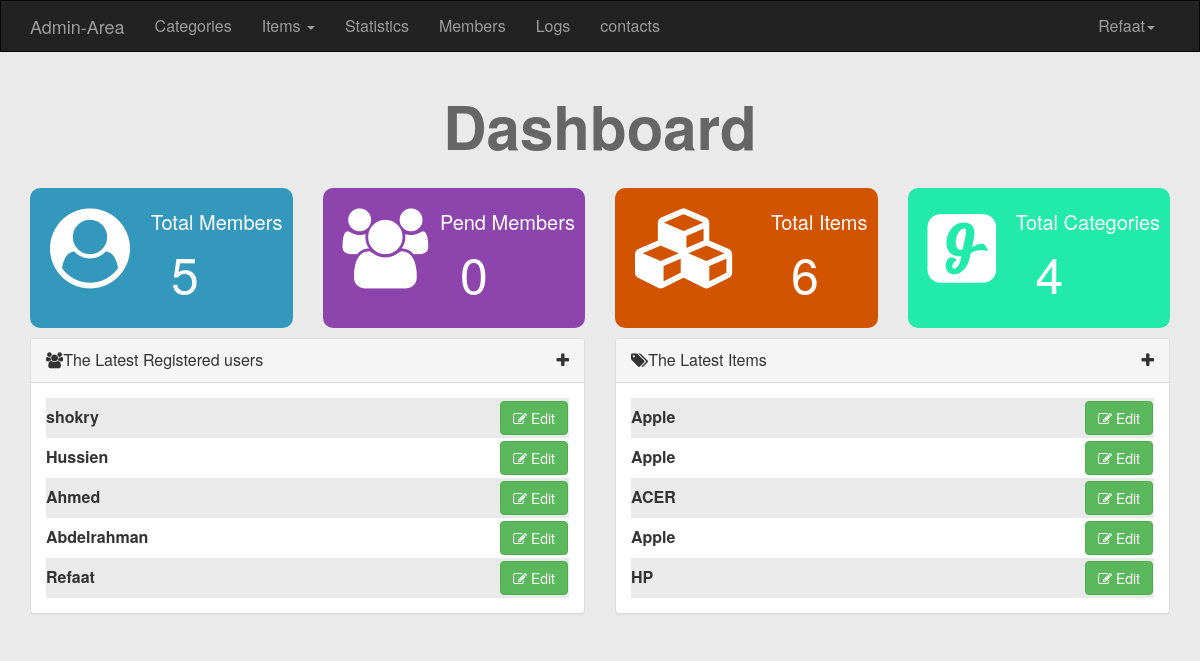
The app's page /Admin/dashboard.php (signed in) with its own data.
### tables this page shows
CREATE TABLE IF NOT EXISTS `items` (
  `ItemID` int(11) NOT NULL AUTO_INCREMENT,
  `image` varchar(255) NOT NULL,
  `Name` varchar(255) NOT NULL,
  `Description` text NOT NULL,
  `Price` varchar(255) NOT NULL,
  `Add_Date` date NOT NULL,
  `Country_Made` varchar(255) NOT NULL,
  `Status` varchar(255) NOT NULL,
  `Cat_ID` int(11) NOT NULL,
  `Member_ID` int(11) NOT NULL,
  PRIMARY KEY (`ItemID`),
  KEY `con3` (`Member_ID`),
  KEY `const1` (`Cat_ID`)
);

### Admin/include/Function/function.php (called while the page is built, shortened)
<?php
function CountItems($item,$table)
{
    global $con;
    $stmt = $con->prepare("Select count($item) from $table");
    $stmt->execute();
    return $stmt->fetchColumn();
}
function getLeatest ($select , $table , $order , $limit = 5)
{
    global $con;
    $stmt = $con->prepare("select $select from $table order by $order Desc limit $limit");
    $stmt->execute();
    $rows = $stmt->fetchAll();
    return $rows;
}
?>

### Admin/dashboard.php (the view, shortened to what this page needs)
<?php
    if(isset($_SESSION['username']))
    {
        include "init.php";
       ?>
        <div class="container home-stat">
            <h1>Dashboard</h1>
            <div class="row">
                <div class="col-md-3">
                    <div class="stat st-members">
                        <i class="fa fa-user-circle"></i>
                        <div class="info">
                            Total Members
                        <span><a href="members.php"><?php echo CountItems('UserID','adminusers') ?></a></span>
                        </div>
                    </div>
                </div>
                <div class="col-md-3">
                    <div class="stat st-pending">
                        <i class="fa fa-group"></i>
                        <div class="info">
                        Pend Members
                            <span>0</span>
                        </div>
                    </div>
                </div>
                <div class="col-md-3">
                    <div class="stat st-items">
                        <i class="fa fa-cubes"></i>
                        <div class="info">
                             Total Items
                        <span><a href="Items.php"><?php echo CountItems('ItemID','items') ?></a></span>
                        </div>
                    </div>
                </div>
                <div class="col-md-3">
                    <div class="stat st-comments">
                        <i class="fa fa-glide"></i>
                        <div class="info">
                             Total Categories
                        <span><a href="categories.php"><?php echo CountItems('ID','categories') ?></a></span>
                        </div>
                    </div>
                </div>
            </div>
        </div>
        <div class="container latest">
            <div class="row">
                <div class="col-sm-6">
                    <div class="panel panel-default">
                        <div class="panel-heading">
                            <i class="fa fa-users"></i>The Latest Registered users
                             <span class="latest-element pull-right"><i class="plus-info fa fa-plus"></i></span>
                        </div>
                        <div class="panel-body">
                            <?php
                            $arr = getLeatest('*','adminusers','UserID',5);
                            $counter =0 ;
                            foreach($arr as $val)
                            {
                                $counter++;
                                if($counter%2==0)
                                {
                                    echo "<div class='even'>";
                                    echo $val['Username'];
                                     echo "<a href='members.php?do=edit&userid=".$val['UserID']."'class='EditBtn btn btn-success'><i class ='fa fa-edit'></i>
                                     Edit</a>";
                                    echo "</div>";
                                }
                                else {
                                    echo "<div class='odd'>";
                                    echo $val['Username'];
                                    echo "<a href='members.php?do=edit&userid=" . $val['UserID'] . "'class='EditBtn btn btn-success'><i class ='fa fa-edit'></i>
                                    Edit</a>";
                                    echo "</div>";
                                }
                            }
                            ?>
                        </div>
                    </div>
                </div>
                 <div class="col-sm-6">
                    <div class="panel panel-default">
                        <div class="panel-heading">
                            <i class="fa fa-tags"></i>The Latest Items
                            <span class="latest-element pull-right"><i class="plus-info fa fa-plus"></i></span>
                                </div>
                                    <div class="panel-body">
                                        <?php
                            $arr = getLeatest('*','Items','ItemID',5);
                            $counter =0 ;
                            foreach($arr as $val)
                            {
                                $counter++;
                                if($counter%2==0)
                                {
                                    echo "<div class='even'>";
                                    echo $val['Name'];
                                     echo "<a href='Items.php?do=edit&Item_id=".$val['ItemID']."'class='EditBtn btn btn-success'><i class ='fa fa-edit'></i>
                                     Edit</a>";
                                    echo "</div>";
                                }
                                else {
                                    echo "<div class='odd'>";
                                    echo $val['Name'];
                                    echo "<a href='Items.php?do=edit&userid=" . $val['ItemID'] . "'class='EditBtn btn btn-success'><i class ='fa fa-edit'></i>
                                    Edit</a>";
                                    echo "</div>";
                                }
                            }
                            ?>
                                    </div>
                                </div>
                            </div>
                        </div>
                    </div>
      <?php
        include $tpl . "footer.php";
    }
    else
    {
        header('Location:index.php');
        exit();
    }
?>

### Admin/Layout/css/backend.css (style rules this page uses)
body { background-color: #EAEAEA; font-size: 16px; }
.EditBtn { margin-right: 10px; margin-top: 10px; margin-bottom: 10px; }
.home-stat .stat { background-color: #FFF; font-size: 20px; padding: 20px 0px 20px 70px; border-radius: 10px; position: relative; overflow: hidden; }
.home-stat .stat i { position: absolute; font-size: 80px; margin-left: -50px; }
.home-stat .stat .info { float: right; margin-right: 10px; }
.home-stat .stat span { font-size: 50px; display: block; padding: 0px 0px 0px 20px; }
.home-stat .stat a { color: #FFF; text-decoration: none; }
.home-stat h1 { text-align: center; padding-bottom: 20px; color: #666; font-size: 60px; font-weight: bold; }
.latest { margin-top: 10px; }
.home-stat .st-members { background-color: #3498bd; color: #FFF; }
.home-stat .st-pending { background-color: #8e44ad; color: #FFF; }
.home-stat .st-items { background-color: #d35400; color: #FFF; }
.home-stat .st-comments { background-color: #22eaaa; color: #FFF; }
.plus-info { cursor: pointer; }
.even { background-color: #FFF; height: 40px; position: relative; font-weight: bold; text-align: left; padding-top: 8px; }
.odd { background-color: #EAEAEA; position: relative; height: 40px; font-weight: bold; text-align: left; padding-top: 8px; }
.even .EditBtn, .odd .EditBtn { margin-top: -5px; position: absolute; right: -9px; }

### records on screen
items: Name "Apple"
items: Name "Apple"
items: Name "ACER"
items: Name "Apple"
items: Name "HP"

### other values on screen
lang("Home-Admin") "Admin-Area"
lang('Categories') "Categories"
lang('Statistics') "Statistics"
lang('Members') "Members"
lang('Logs') "Logs"
lang('contacts') "contacts"
$_SESSION['username'] "Refaat"
CountItems('UserID','adminusers') "5"
CountItems('ItemID','items') "6"
CountItems('ID','categories') "4"
$val['Username'] "shokry"
$val['Username'] "Hussien"
$val['Username'] "Ahmed"
$val['Username'] "Abdelrahman"
$val['Username'] "Refaat"
